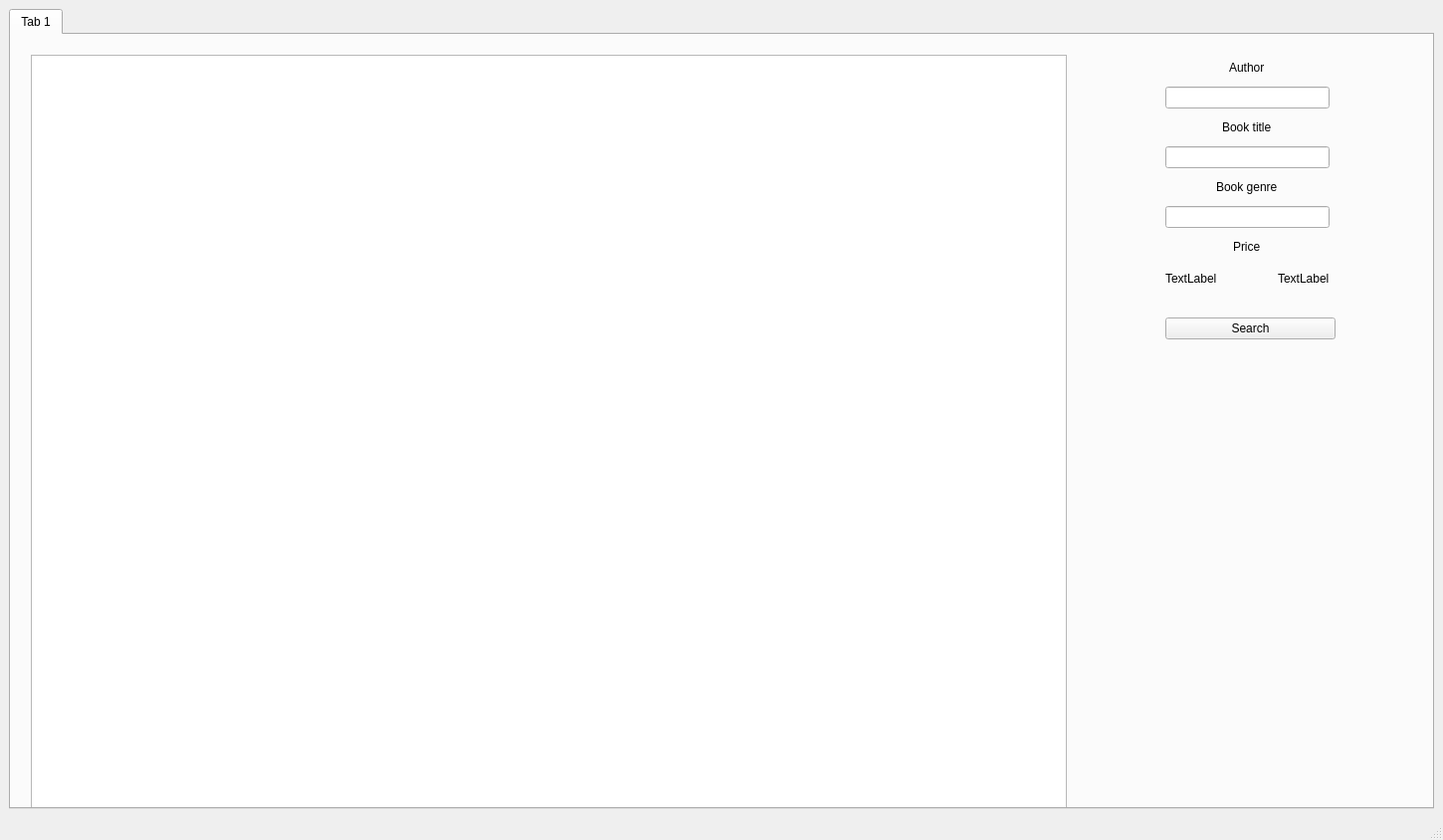
<?xml version="1.0" encoding="UTF-8"?>
<ui version="4.0">
 <class>MainWindow</class>
 <widget class="QMainWindow" name="MainWindow">
  <property name="geometry">
   <rect>
    <x>0</x>
    <y>0</y>
    <width>1450</width>
    <height>844</height>
   </rect>
  </property>
  <property name="windowTitle">
   <string>MainWindow</string>
  </property>
  <widget class="QWidget" name="centralwidget">
   <layout class="QHBoxLayout" name="horizontalLayout_3">
    <item>
     <layout class="QVBoxLayout" name="verticalLayout">
      <item>
       <widget class="QTabWidget" name="tab_widget">
        <property name="enabled">
         <bool>true</bool>
        </property>
        <property name="currentIndex">
         <number>0</number>
        </property>
        <widget class="QWidget" name="tab_1">
         <attribute name="title">
          <string>Tab 1</string>
         </attribute>
         <widget class="QTableWidget" name="books_table">
          <property name="geometry">
           <rect>
            <x>20</x>
            <y>20</y>
            <width>1041</width>
            <height>761</height>
           </rect>
          </property>
          <property name="sizePolicy">
           <sizepolicy hsizetype="Preferred" vsizetype="Preferred">
            <horstretch>0</horstretch>
            <verstretch>0</verstretch>
           </sizepolicy>
          </property>
         </widget>
         <widget class="QWidget" name="gridLayoutWidget">
          <property name="geometry">
           <rect>
            <x>1160</x>
            <y>20</y>
            <width>171</width>
            <height>286</height>
           </rect>
          </property>
          <layout class="QGridLayout" name="user_constrains_layout">
           <item row="6" column="0">
            <widget class="QLineEdit" name="genre_line_edit"/>
           </item>
           <item row="7" column="0" alignment="Qt::AlignHCenter">
            <widget class="QLabel" name="price_label">
             <property name="text">
              <string>Price</string>
             </property>
            </widget>
           </item>
           <item row="1" column="0">
            <widget class="QLineEdit" name="author_line_edit"/>
           </item>
           <item row="10" column="0" colspan="2">
            <widget class="QPushButton" name="search_button">
             <property name="text">
              <string>Search</string>
             </property>
            </widget>
           </item>
           <item row="3" column="0">
            <widget class="QLineEdit" name="book_line_edit"/>
           </item>
           <item row="5" column="0" alignment="Qt::AlignHCenter">
            <widget class="QLabel" name="book_genre_label">
             <property name="text">
              <string>Book genre</string>
             </property>
            </widget>
           </item>
           <item row="0" column="0" alignment="Qt::AlignHCenter">
            <widget class="QLabel" name="author_search_label">
             <property name="text">
              <string>Author</string>
             </property>
            </widget>
           </item>
           <item row="9" column="0">
            <spacer name="horizontalSpacer">
             <property name="orientation">
              <enum>Qt::Horizontal</enum>
             </property>
             <property name="sizeHint" stdset="0">
              <size>
               <width>40</width>
               <height>20</height>
              </size>
             </property>
            </spacer>
           </item>
           <item row="2" column="0" alignment="Qt::AlignHCenter">
            <widget class="QLabel" name="book_title_label">
             <property name="text">
              <string>Book title</string>
             </property>
            </widget>
           </item>
           <item row="8" column="0">
            <layout class="QHBoxLayout" name="horizontalLayout">
             <item alignment="Qt::AlignLeft">
              <widget class="QLabel" name="low_price_label">
               <property name="text">
                <string>TextLabel</string>
               </property>
              </widget>
             </item>
             <item alignment="Qt::AlignRight">
              <widget class="QLabel" name="high_price_label">
               <property name="text">
                <string>TextLabel</string>
               </property>
              </widget>
             </item>
            </layout>
           </item>
          </layout>
         </widget>
        </widget>
       </widget>
      </item>
     </layout>
    </item>
   </layout>
  </widget>
  <widget class="QMenuBar" name="menubar">
   <property name="enabled">
    <bool>true</bool>
   </property>
   <property name="geometry">
    <rect>
     <x>0</x>
     <y>0</y>
     <width>1450</width>
     <height>22</height>
    </rect>
   </property>
  </widget>
  <widget class="QStatusBar" name="statusbar"/>
 </widget>
 <resources/>
 <connections/>
</ui>
